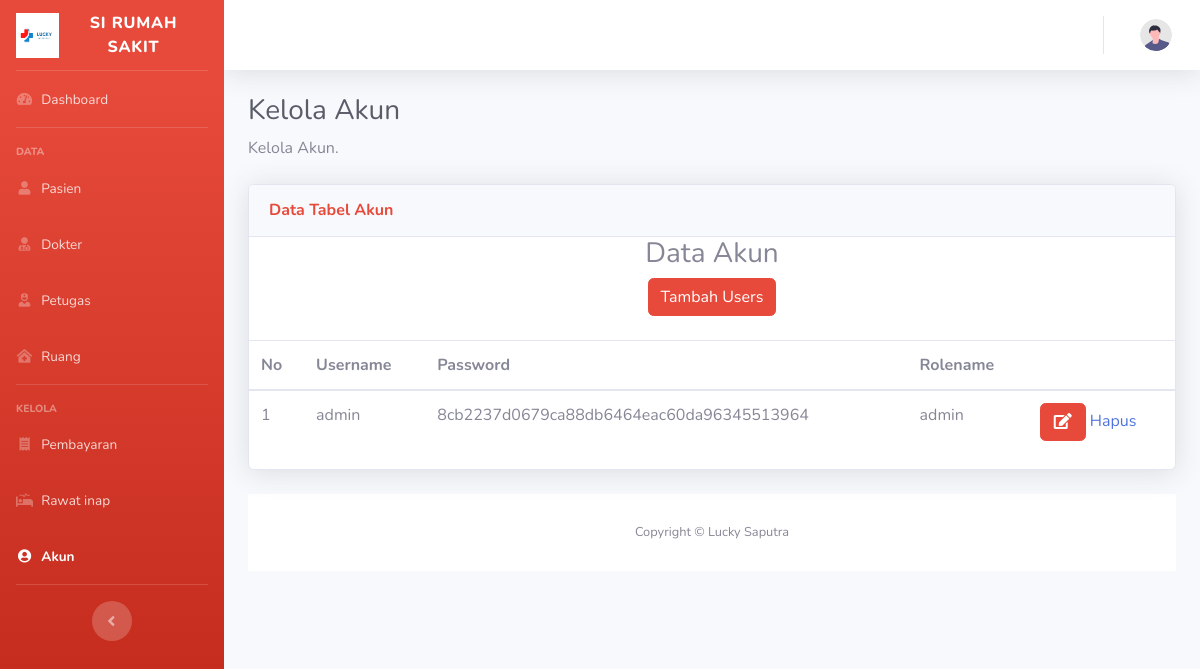
/admin/users.php, run on the app's committed database.
### tables this page shows
CREATE TABLE `users` (
  `iduser` int(20) NOT NULL,
  `username` varchar(60) NOT NULL,
  `password` varchar(200) NOT NULL,
  `rolename` varchar(15) NOT NULL
);

### admin/users.php (the view, shortened to what this page needs)
<?php
  include('../koneksi.php');
  ?>
<!DOCTYPE html>
<html lang="en">
<head>
<link href="vendor/fontawesome-free/css/all.min.css" rel="stylesheet" type="text/css">
<link href="css/sb-admin-2.min.css" rel="stylesheet">
</head>
<body id="page-top">
<div id="wrapper">
    <ul class="navbar-nav bg-gradient-danger  sidebar sidebar-dark accordion" id="accordionSidebar">
        <a class="sidebar-brand d-flex align-items-center justify-content-center" href="dashboard.php">
            <div class="sidebar-brand-icon">
                <img src="../assets/img/favicon.png" alt="" width="43" height="45" class="d-inline-block align-text-top">
            </div>
            <div class="sidebar-brand-text mx-3">SI Rumah Sakit </div>
        </a>
        <hr class="sidebar-divider my-0">
        <li class="nav-item">
            <a class="nav-link" href="dashboard.php">
                <i class="fas fa-fw fa-tachometer-alt"></i>
                <span>Dashboard</span></a>
        </li>
        <hr class="sidebar-divider">
            <div class="sidebar-heading">
                Data
            </div>
            <li class="nav-item">
                <a class="nav-link" href="pasien.php">
                    <i class="fas fa-fw fa-user"></i>
                    <span>Pasien</span></a>
            </li>
            <li class="nav-item">
                <a class="nav-link" href="dokter.php">
                    <i class="fas fa-fw fa-user-md"></i>
                    <span>Dokter</span></a>
            </li>
            <li class="nav-item">
                <a class="nav-link" href="petugas.php">
                    <i class="fas fa-fw fa-user-nurse"></i>
                    <span>Petugas</span></a>
            </li>
                <li class="nav-item">
                    <a class="nav-link" href="ruang.php">
                    <i class="fas fa-fw fa-clinic-medical"></i>
                    <span>Ruang</span></a>
                </li>
                <hr class="sidebar-divider">
                <div class="sidebar-heading">
                    Kelola
                </div>
                <li class="nav-item ">
                    <a class="nav-link " href="pembayaran.php">
                        <i class="fas fa-fw fa-receipt"></i>
                        <span>Pembayaran</span></a>
                </li>
                <li class="nav-item">
                    <a class="nav-link " href="rawat.php">
                        <i class="fas fa-fw fa-procedures"></i>
                        <span>Rawat inap</span></a>
                </li>
                <li class="nav-item active">
                    <a class="nav-link" href="users.php">
                        <i class="fas fa-fw fa-user-circle"></i>
                        <span>Akun</span></a>
                </li>
        <hr class="sidebar-divider d-none d-md-block">
        <div class="text-center d-none d-md-inline">
            <button class="rounded-circle border-0" id="sidebarToggle"></button>
        </div>
    </ul>
        <div id="content-wrapper" class="d-flex flex-column">
            <div id="content">
                <nav class="navbar navbar-expand navbar-light bg-white topbar mb-4 static-top shadow">
                    <ul class="navbar-nav ml-auto">
                        <li class="nav-item dropdown no-arrow">
                            <a class="nav-link dropdown-toggle" href="#" id="userDropdown" role="button"
                                data-toggle="dropdown" aria-haspopup="true" aria-expanded="false">
                                <img class="img-profile rounded-circle"
                                    src="img/undraw_profile.svg">
                            </a>
                        </li>
                    </ul>
                </nav>
                <div class="container-fluid">
                    <h1 class="h3 mb-2 text-gray-800">Kelola Akun</h1>
                    <p class="mb-4">Kelola Akun.</p>
                    <div class="card shadow mb-4">
                        <div class="card-header py-3">
                            <h6 class="m-0 font-weight-bold text-danger">Data Tabel Akun</h6>
                        </div>
<center><h3>Data Akun</h3><center>
<button type="button" class="btn btn-danger" data-toggle="modal" data-target="#exampleModal">
  Tambah Users
</button>
    <br>
                    <br/>
                    <table class="table table-hover">
                    <thead>
                        <tr>
                        <th scope="col">No</th>
                        <th scope="col">Username</th>
                        <th scope="col">Password</th>
                        <th scope="col">Rolename</th>
                        <th scope="col"></th>
                        </tr>
                    </thead>
                    <tbody>
                    <?php
                    $query = "SELECT * FROM users ORDER BY iduser ASC";
                    $result = mysqli_query($kon, $query);
                    $no = 1;
                    while($row = mysqli_fetch_assoc($result))
                    {
                    ?>
                    <tr>
                        <td  scope="row"><?php echo $no; ?></td>
                        <td  scope="row"><?php echo $row['username']; ?></td>
                        <td  scope="row"><?php echo $row['password']; ?></td>
                        <td  scope="row"><?php echo $row['rolename']; ?></td>
                        <td  scope="row">
                        <button type="button" class="btn btn-danger" data-toggle="modal" data-target="#exampleModal<?php echo $row['iduser'];?>">
                        <i class="fas fa-fw fa-edit"></i>
                        </button>
                            <a href="users/hapus_users.php?id=<?php echo $row['iduser']; ?>" onclick="return confirm('Anda yakin akan menghapus data ini?')">Hapus</a>
                        </td>
                    </tr>
                    <?php
                        $no++;
                    }
                    ?>
                    </tbody>
                    </table>
                        </div>
            <footer class="sticky-footer bg-white">
                <div class="container my-auto">
                    <div class="copyright text-center my-auto">
                        <span>Copyright &copy; Lucky Saputra</span>
                    </div>
                </div>
            </footer>
        </div>
    </div>
</body>
</html>

### data on the page
users: username "admin", password "8cb2237d0679ca88db6464eac60da96345513964", rolename "admin"
